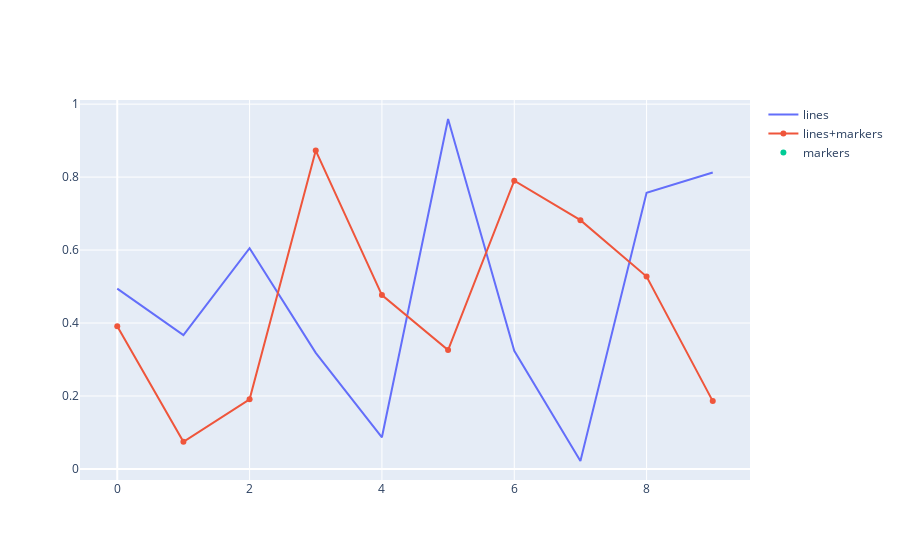

The notebook cell this image was saved under:
### Markdown cell above
使用`go.Scatter()`可以调用多次添加多条线。

### Code cell
# Create traces
import plotly.graph_objects as go

fig = go.Figure()
fig.add_trace(go.Scatter(x=df_line_chart["x"], y=df_line_chart["y"], 
                    mode='lines',
                    name='lines'))
fig.add_trace(go.Scatter(x=df_line_chart["x"], y=df_line_chart["z"], 
                    mode='lines+markers',
                    name='lines+markers'))
fig.add_trace(go.Scatter(x=df_line_chart["x"], y=df_line_chart["fruit"], 
                    mode='markers', name='markers'))

fig.show()

### Figure 1 — Plotly figure (JSON) as saved in the notebook; plotly's stock layout.template omitted (floating-point values rounded to 4 significant figures)
{"data": [{"mode": "lines", "name": "lines", "type": "scatter", "x": [0, 1, 2, 3, 4, 5, 6, 7, 8, 9], "y": [0.4943, 0.3669, 0.6052, 0.3183, 0.08676, 0.9593, 0.3238, 0.0218, 0.7569, 0.8125]}, {"mode": "lines+markers", "name": "lines+markers", "type": "scatter", "x": [0, 1, 2, 3, 4, 5, 6, 7, 8, 9], "y": [0.3912, 0.07454, 0.1909, 0.8726, 0.4765, 0.3261, 0.7902, 0.682, 0.5273, 0.1859]}, {"mode": "markers", "name": "markers", "type": "scatter", "x": [0, 1, 2, 3, 4, 5, 6, 7, 8, 9], "y": ["apples", "oranges", "apples", "oranges", "bananas", "bananas", "oranges", "bananas", "apples", "oranges"]}], "layout": {}}
